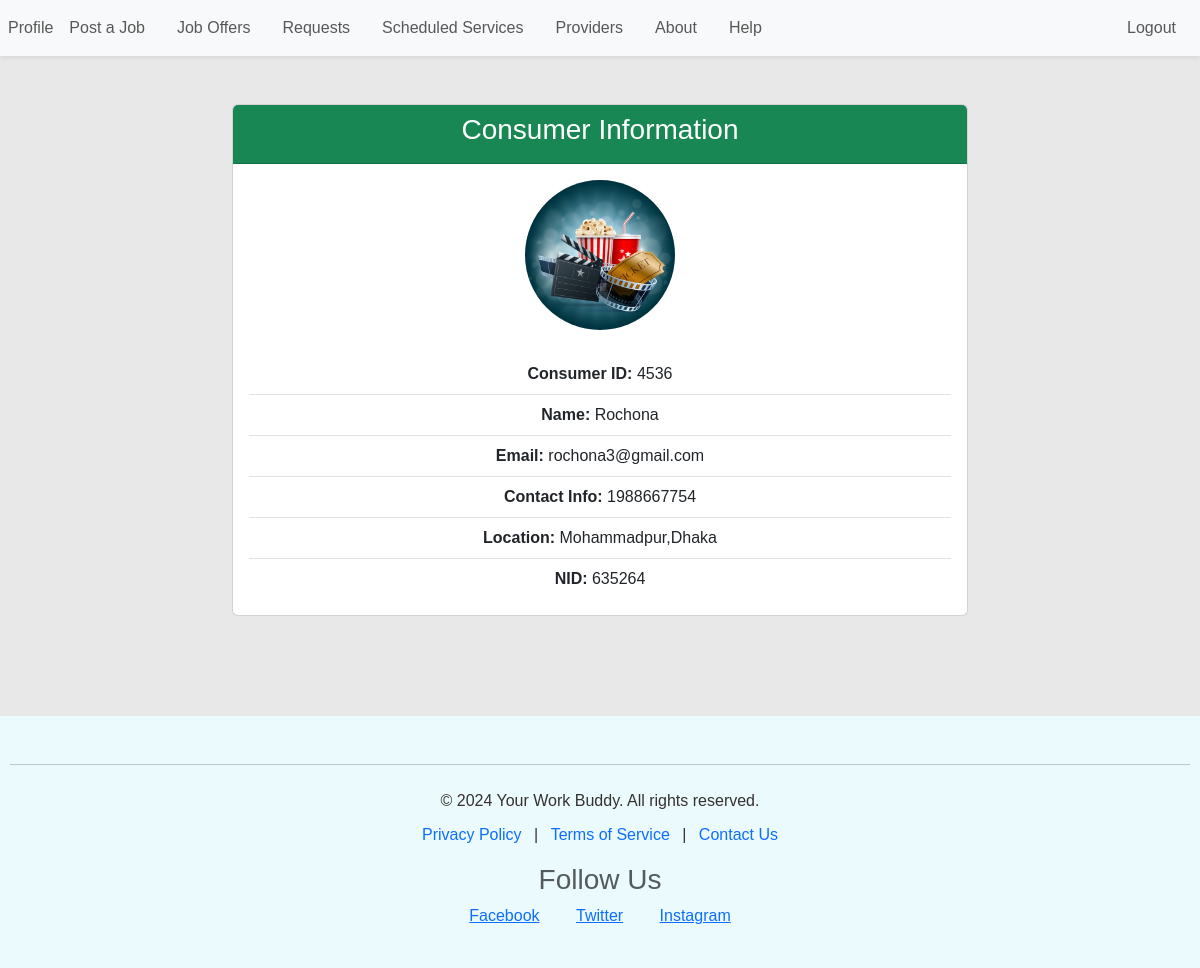
Page /receiver/14/ (signed in) on the committed database.
### services/models.py (models this page shows, shortened)
class consumer(models.Model):
    user = models.OneToOneField(settings.AUTH_USER_MODEL, on_delete=models.CASCADE, related_name='consumer')
    consumer_id = models.IntegerField(blank=True, null=True)
    consumer_name = models.CharField(max_length=200, blank=True, null=True)
    email = models.EmailField(blank=True, null=True)
    contact_info = models.IntegerField(blank=True, null=True)
    location = models.CharField(max_length=200, blank=True, null=True)
    nid = models.IntegerField(blank=True, null=True)
    picture = models.ImageField(upload_to=consumer_directory_path, blank=True, null=True)

### services/views.py (the view)
# urls.py: path('receiver/<int:id>/', s_views.receiver_detail, name='receiver_detail'),
@login_required
def receiver_detail(request, id):
    try:
        cons = consumer.objects.get(user__id=id)  # Using the related User model's ID
        c = {
            'consumer': cons,
        }
        return render(request, template_name='services/consumer_detail.html', context=c)
    except consumer.DoesNotExist:
        messages.error(request, "Consumer not found.")
        return redirect('home')  # Redirect to home or an appropriate page

### template/services/consumer_detail.html
{% extends 'base.html' %}
{% load static %}
{% block content %}
<div class="container mt-5">
    <div class="row">
        <div class="col-md-8 offset-md-2">
            <div class="card">
                <div class="card-header text-center bg-success text-white">
                    <h3>Consumer Information</h3>
                </div>
                <div class="card-body text-center">
                    <div class="mb-4">
                        {% if consumer.picture %}
                            <img src="{{ consumer.picture.url }}" alt="Consumer Picture" class="rounded-circle" style="width: 150px; height: 150px; object-fit: cover;">
                        {% else %}
                            <img src="{% static 'user.png' %}" alt="Default Consumer Picture" class="rounded-circle" style="width: 150px; height: 150px; object-fit: cover;">
                        {% endif %}
                    </div>
                    <ul class="list-group list-group-flush">
                        <li class="list-group-item">
                            <strong>Consumer ID:</strong> {{ consumer.consumer_id }}
                        </li>
                        <li class="list-group-item">
                            <strong>Name:</strong> {{ consumer.consumer_name }}
                        </li>
                        <li class="list-group-item">
                            <strong>Email:</strong> {{ consumer.email }}
                        </li>
                        <li class="list-group-item">
                            <strong>Contact Info:</strong> {{ consumer.contact_info }}
                        </li>
                        <li class="list-group-item">
                            <strong>Location:</strong> {{ consumer.location }}
                        </li>
                        <li class="list-group-item">
                            <strong>NID:</strong> {{ consumer.nid }}
                        </li>
                    </ul>
                </div>
            </div>
        </div>
    </div>
</div>
{% endblock %}

### static/style.css (style rules this page uses)
body { font-family: Arial, sans-serif; background-size: cover; background-position: center; background-repeat: no-repeat; height: 100vh; display: flex; flex-direction: column; background-color:#e8e8e8; }

### rows in the picture
consumer: picture (picture), consumer_id "4536", consumer_name "Rochona", email "rochona3@gmail.com", contact_info "1988667754", location "Mohammadpur,Dhaka", nid "635264"
